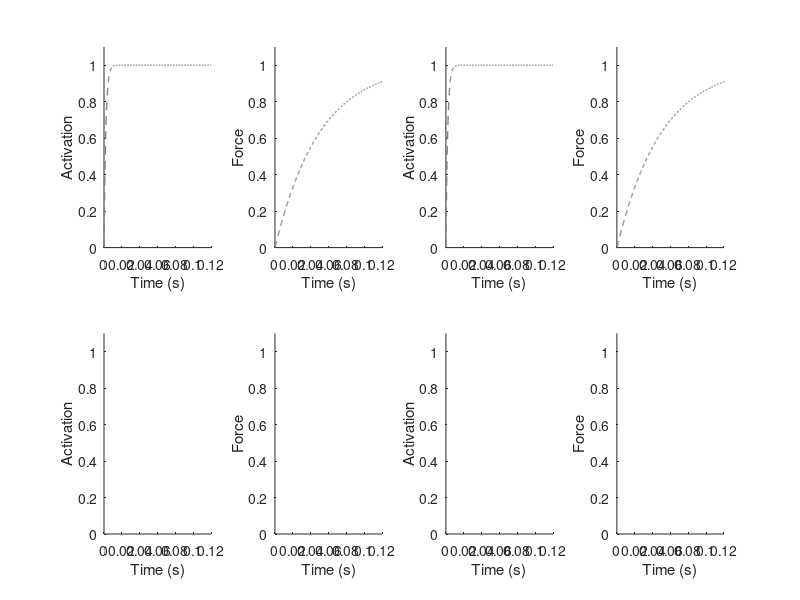

The MATLAB source for this figure: (Note: this script raises an error after producing the figure.)
clear all; close all; clc

[codefolder, name, ext] = fileparts(which('main_cfxc.m')); % folder contains the present m-file

remove_text = 0;
save_fig = 1;

figure(1)
color = get(gca,'colororder');

% can be used to generate either Fig 4 or Fig S1
figname = 'Fig4';
% figname = 'FigS1';

%% First-order
% showed first-order response as comparison
tlin = linspace(0,.2,1000);
tauC = .002;
tauF = .05;

Cfo = 1-exp(-tlin/tauC);
Ffo = 1-exp(-tlin/tauF);

ls = '--';

subplot(241); plot(tlin, Cfo,ls,'color',[.5 .5 .5], 'linewidth',1); 
subplot(242); plot(tlin, Ffo,ls,'color',[.5 .5 .5], 'linewidth',1);
subplot(243); plot(tlin, Cfo,ls,'color',[.5 .5 .5], 'linewidth',1); 
subplot(244); plot(tlin, Ffo,ls,'color',[.5 .5 .5], 'linewidth',1);
% subplot(246); plot(tlin, Ffo,'--','color',[.5 .5 .5], 'linewidth',1);
% subplot(248); plot(tlin, Ffo,'--','color',[.5 .5 .5], 'linewidth',1);

for i = 1:8
    subplot(2,4,i); 
    axis([0 .12 0 1.1]); hold on; box off
    xlabel('Time (s)')
    
    if mod(i,2),  ylabel('Activation')
    else, ylabel('Force')
    end

end

%% Data - tetanus
Ftetanus = readmatrix('H1996_Fig6_Force.csv');
Ctetanus = readmatrix('H1996_Fig6_CaTrop.csv');
Ftetanus(:,2) = (Ftetanus(:,2)-Ftetanus(1,2))/.27;
Ctetanus(:,2) = (Ctetanus(:,2)-Ctetanus(1,2))/.3;

Ftetanus(Ftetanus(:,1)>100,2) = nan;
Ctetanus(Ctetanus(:,1)>100,2) = nan;

% plot data
subplot(244); plot(Ftetanus(:,1)/1000,Ftetanus(:,2),'color',[.8 .8 .8], 'linewidth',2);
subplot(242); plot(Ftetanus(:,1)/1000,Ftetanus(:,2),'color',[.8 .8 .8], 'linewidth',2);
% subplot(243); plot(Ctetanus(:,1)/1000,Ctetanus(:,2),'color',[.8 .8 .8], 'linewidth',2);
% subplot(241); plot(Ctetanus(:,1)/1000,Ctetanus(:,2),'color',[.8 .8 .8], 'linewidth',2);

Cint = interp1(tlin, Cfo, Ctetanus(:,1)/1000);
R2C_for = 1 - sum((Cint-Ctetanus(:,2)).^2) / sum((Ctetanus(:,2) - mean(Ctetanus(:,2)).^2));

tF100(1:2,1) = min(tlin(Ffo>.9));
tC100(1:2,1) = min(tlin(Cfo>.9));

%% Data - twitch
Ftwitch = readmatrix('H1996_Fig4_twitch_Force.csv');
F2 = readmatrix('H1996_Fig4_tetanus_Force.csv');

Ftwitch(:,2) = (Ftwitch(:,2)-Ftwitch(1,2))/.75;
F2(:,2) = (F2(:,2)-F2(1,2))/.75;

subplot(248); plot(Ftwitch(:,1)/1000,Ftwitch(:,2),'color',[.8 .8 .8], 'linewidth',2); ylim([0 .5])
subplot(246); plot(Ftwitch(:,1)/1000,Ftwitch(:,2),'color',[.8 .8 .8], 'linewidth',2); ylim([0 .5])
subplot(247); plot(Ctetanus(1:30,1)/1000, Ctetanus(1:30,2),'color',[.8 .8 .8], 'linewidth',2);
subplot(245); plot(Ctetanus(1:30,1)/1000, Ctetanus(1:30,2),'color',[.8 .8 .8], 'linewidth',2);

Fpeak(1:2,1) = max(Ftwitch(:,2));
[Cpeak(1),i] = max(Ctetanus(1:30,2));

tFpeak(1:2,1) = Ftwitch((Ftwitch(:,2) == max(Ftwitch(:,2))),1)/1000;
tCpeak(1:2,1) = Ctetanus((Ctetanus(1:30,2) == max(Ctetanus(1:30,2))),1)/1000;

tauC = .012;
tlin = tlin(:);
Cdecay = exp(-(tlin-Ctetanus(i)/1000)/tauC);

subplot(247); plot(tlin, Cdecay,'--','color',[.5 .5 .5], 'linewidth',1);
subplot(245); plot(tlin, Cdecay,'--','color',[.5 .5 .5], 'linewidth',1);

% combine decay and original
tcomb = [Ctetanus(1:30,1)/1000; tlin(tlin > (Ctetanus(30,1)/1000))];
Ccomb = [Ctetanus(1:30,2); Cdecay(tlin>(Ctetanus(30,1)/1000))];

%% Model simulations - Tetanus
figure(1)

if strcmp(figname, 'Fig4') % compare Hill and Huxley
    models = {'Hill','Huxley'};
elseif strcmp(figname, 'FigS1') % compare Huxley to DM
    models = {'CB','Huxley'};
end

lt = {'--',':'};
% lt = {'-','-'};
lw = [2 1];

for m = 1:2
    model = models{m};

    load(['Fig4_slow',model,'_tetanus.mat'],'Fse','t','X')
    
    Fmax = max(Fse);
    Fmin = Fse(1);
    Frel = (Fse-Fmin) / (Fmax-Fmin);

    subplot(244); plot(t, Frel,lt{m},'color',color(1,:), 'linewidth',lw(m));
    subplot(243); plot(t, X(:,1),lt{m},'color',color(1,:), 'linewidth',lw(m));

    % stats
    Fint = interp1(t, Frel, Ftetanus(:,1)/1000);
    Cint = interp1(t, X(:,1), Ctetanus(:,1)/1000);
    % subplot(244); plot(F(:,1)/1000, Fint, '.')
    R2F(1,1,m) = 1 - sum((Fint-Ftetanus(:,2)).^2,[],'omitnan') / sum((Ftetanus(:,2) - mean(Ftetanus(:,2),'omitnan').^2),[],'omitnan');
    R2C(1,1,m) = 1 - sum((Cint-Ctetanus(:,2)).^2,[],'omitnan') / sum((Ctetanus(:,2) - mean(Ctetanus(:,2),'omitnan').^2),[],'omitnan');
    tF100(m,2) = min(t(Frel > .9));
    tC100(m,2) = min(t(X(:,1) > .9));

    figure(1)
    load(['Fig4_fast',model,'_tetanus.mat'],'Fse','t','X')
    Fmax = max(Fse);
    Frel = (Fse-Fmin) / (Fmax-Fmin);
    subplot(242); plot(t, Frel,lt{m},'color',color(1,:), 'linewidth',lw(m));
    subplot(241); plot(t, X(:,1),lt{m},'color',color(1,:), 'linewidth',lw(m));

    Fint = interp1(t, Frel, Ftetanus(:,1)/1000);
    Cint = interp1(t, X(:,1), Ctetanus(:,1)/1000);
    % subplot(244); plot(F(:,1)/1000, Fint, '.')
    R2F(1,2,m) = 1 - sum((Fint-Ftetanus(:,2)).^2,[],'omitnan') / sum((Ftetanus(:,2) - mean(Ftetanus(:,2),'omitnan').^2),[],'omitnan');
    R2C(1,2,m) = 1 - sum((Cint-Ctetanus(:,2)).^2,[],'omitnan') / sum((Ctetanus(:,2) - mean(Ctetanus(:,2),'omitnan').^2),[],'omitnan');

    tF100(m,3) = min(t(Frel > .9));
    tC100(m,3) = min(t(X(:,1) > .9));

    % Quantify lead
    model_Flead(m,:) = [tF100(m,1)-tF100(m,2) tF100(m,1)-tF100(m,3)];
    model_Clead(m,:) = [tC100(m,1)-tC100(m,2) tC100(m,1)-tC100(m,3)];


%% model simulations - Twitch
    model = models{m};
    load(['Fig4_slow',model,'_twitch.mat'],'Fse','t','X')
    Frel = (Fse-Fmin) / (Fmax-Fmin);
    subplot(248); plot(t, Frel,lt{m},'color',color(1,:), 'linewidth',lw(m)); %ylim([0 .3])
    subplot(247); plot(t, X(:,1),lt{m},'color',color(1,:), 'linewidth',lw(m));

    Fint = interp1(t, Frel, Ftwitch(:,1)/1000);
    Cint = interp1(t, X(:,1), tcomb);
    % subplot(244); plot(F(:,1)/1000, Fint, '.')
    R2F(2,1,m) = 1 - sum((Fint-Ftwitch(:,2)).^2,[],'omitnan') / sum((Ftwitch(:,2) - mean(Ftwitch(:,2))).^2,[],'omitnan');
    R2C(2,1,m) = 1 - sum((Cint-Ccomb).^2,[],'omitnan') / sum((Ccomb - mean(Ccomb)).^2,[],'omitnan');

    tFpeak(m,2) = t(Frel(t<0.1) == max(Frel(t<0.1)));
    tCpeak(m,2) = t(X(:,1) == max(X(:,1)));
    Fpeak(m,2) = max(Frel(t<0.1));
    Cpeak(m,2) = max(X(:,1));

    load(['Fig4_fast',model,'_twitch.mat'],'Fse','t','X')
    Frel = (Fse-Fmin) / (Fmax-Fmin);
    subplot(246); plot(t, Frel,lt{m},'color',color(1,:), 'linewidth',lw(m)); %ylim([0 .3])
    subplot(245); plot(t, X(:,1),lt{m},'color',color(1,:), 'linewidth',lw(m));

    Fint = interp1(t, Frel, Ftwitch(:,1)/1000);
    Cint = interp1(t, X(:,1), tcomb);
    % subplot(244); plot(F(:,1)/1000, Fint, '.')
    R2F(2,2,m) = 1 - sum((Fint-Ftwitch(:,2)).^2,[],'omitnan') / sum((Ftwitch(:,2) - mean(Ftwitch(:,2))).^2,[],'omitnan');
    R2C(2,2,m) = 1 - sum((Cint-Ccomb).^2,[],'omitnan') / sum((Ccomb - mean(Ccomb)).^2,[],'omitnan');

    tFpeak(m,3) = t(Frel(t<0.1) == max(Frel(t<0.1)));
    Fpeak(m,3) = max(Frel(t<0.1));
    tCpeak(m,3) = t(X(:,1) == max(X(:,1)));
    Cpeak(m,3) = max(X(:,1));

    % Quantify peak force
    model_Fpeak(m,:) = [Fpeak(m,2)/Fpeak(m,1) Fpeak(m,3)/Fpeak(m,1)];
    mode_Cpeak(m,:) = [Cpeak(m,2)/Cpeak(m,1) Cpeak(m,3)/Cpeak(m,1)];
end

%% dots and lines
figure(1)
subplot(244); plot(tF100(1,1), .9, 'k.','markersize',10)
plot(tF100(1,2), .9, 'b.','markersize',10)
plot(tF100(1,1:2), [.8 .8], 'k-')

subplot(242); plot(tF100(1,1), .9, 'k.','markersize',10)
plot(tF100(1,3), .9, 'b.','markersize',10)
plot(tF100(1,[1,3]), [.8 .8], 'k-')

subplot(243); plot(tC100(1,1), .9, 'k.','markersize',10)
plot(tC100(1,2), .9, 'b.','markersize',10)
plot(tC100(1,1:2), [.8 .8], 'k-')

subplot(241); plot(tC100(1), .9, 'k.','markersize',10)
plot(tC100(1,3), .9, 'b.','markersize',10)
plot(tC100(1,[1,3]), [.8 .8], 'k-')

subplot(248); 
plot(tFpeak(1,1), Fpeak(1,1), 'k.','markersize',10)
plot(tFpeak(1,2), Fpeak(1,2), 'b.','markersize',10)
plot([tFpeak(1,1) tFpeak(1,1)], Fpeak(1,1:2),'k-')
plot([tFpeak(1,1) tFpeak(1,2)], [Fpeak(1,2) Fpeak(1,2)],'k--')

subplot(246); 
plot(tFpeak(1,1), Fpeak(1,1), 'k.','markersize',10)
plot(tFpeak(1,3), Fpeak(1,3), 'b.','markersize',10)
plot([tFpeak(1,1) tFpeak(1,1)], Fpeak(1,[1,3]),'k-')
plot([tFpeak(1,1) tFpeak(1,2)], [Fpeak(1,3) Fpeak(1,3)],'k--')

subplot(247); 
plot(tCpeak(1,1), Cpeak(1,1), 'k.','markersize',10)
plot(tCpeak(1,2), Cpeak(1,2), 'b.','markersize',10)
plot([tCpeak(1,1) tCpeak(1,1)]+.01, Cpeak(1,1:2),'k-')
plot([tCpeak(1,1)+.01 tCpeak(1,2)], [Cpeak(1,2) Cpeak(1,2)],'k--')
plot([tCpeak(1,1)+.01 tCpeak(1,2)], [Cpeak(1,1) Cpeak(1,1)],'k--')

subplot(245); 
plot(tCpeak(1,1), Cpeak(1,1), 'k.','markersize',10)
plot(tCpeak(1,3), Cpeak(1,3), 'b.','markersize',10)
plot([tCpeak(1,1) tCpeak(1,1)], Cpeak(1,[1,3]),'k-')
plot([tCpeak(1,1) tCpeak(1,3)], [Cpeak(1,3) Cpeak(1,3)],'k--')

%% make nice
figure(1)
set(gcf,'position', [300 100 900 300])

for i = 1:8
    subplot(2,4,i);
    set(gca,'xtick',[0 .1]);
    set(gca,'ytick',0:.5:1);
    
    if remove_text
        xlabel(''); ylabel('')
        set(gca,'xticklabels',[])
        set(gca,'yticklabels',[])
    end
end

%% save
if save_fig
    cd(codefolder)
    saveas(gcf,figname,'jpg')
    disp(['Saved: ', [figname,'.jpg']])
end

